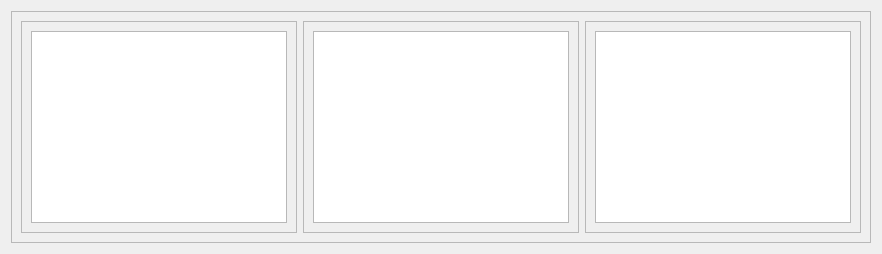
         <widget class="QWidget" name="home_page">
          <layout class="QHBoxLayout" name="horizontalLayout_3">
           <item>
            <widget class="QFrame" name="frame_5">
             <property name="frameShape">
              <enum>QFrame::StyledPanel</enum>
             </property>
             <property name="frameShadow">
              <enum>QFrame::Raised</enum>
             </property>
             <layout class="QHBoxLayout" name="horizontalLayout_2">
              <item>
               <widget class="QFrame" name="frame_2">
                <property name="frameShape">
                 <enum>QFrame::StyledPanel</enum>
                </property>
                <property name="frameShadow">
                 <enum>QFrame::Raised</enum>
                </property>
                <layout class="QVBoxLayout" name="verticalLayout_5">
                 <item>
                  <widget class="QGraphicsView" name="graphicsView">
                   <property name="font">
                    <font>
                     <pointsize>3</pointsize>
                    </font>
                   </property>
                   <property name="styleSheet">
                    <string notr="true">background-image: url(:/images/stock_icon_small.png);</string>
                   </property>
                  </widget>
                 </item>
                </layout>
               </widget>
              </item>
              <item>
               <widget class="QFrame" name="frame_3">
                <property name="frameShape">
                 <enum>QFrame::StyledPanel</enum>
                </property>
                <property name="frameShadow">
                 <enum>QFrame::Raised</enum>
                </property>
                <layout class="QVBoxLayout" name="verticalLayout_6">
                 <item>
                  <widget class="QGraphicsView" name="graphicsView_2">
                   <property name="font">
                    <font>
                     <pointsize>3</pointsize>
                    </font>
                   </property>
                   <property name="styleSheet">
                    <string notr="true">background-image: url(:/images/piggy_bank_icon_small.png);</string>
                   </property>
                  </widget>
                 </item>
                </layout>
               </widget>
              </item>
              <item>
               <widget class="QFrame" name="frame_4">
                <property name="frameShape">
                 <enum>QFrame::StyledPanel</enum>
                </property>
                <property name="frameShadow">
                 <enum>QFrame::Raised</enum>
                </property>
                <layout class="QVBoxLayout" name="verticalLayout_7">
                 <item>
                  <widget class="QGraphicsView" name="graphicsView_3">
                   <property name="font">
                    <font>
                     <pointsize>3</pointsize>
                    </font>
                   </property>
                   <property name="styleSheet">
                    <string notr="true">background-image: url(:/images/arrows_icon_small.png);</string>
                   </property>
                  </widget>
                 </item>
                </layout>
               </widget>
              </item>
             </layout>
            </widget>
           </item>
          </layout>
         </widget>
